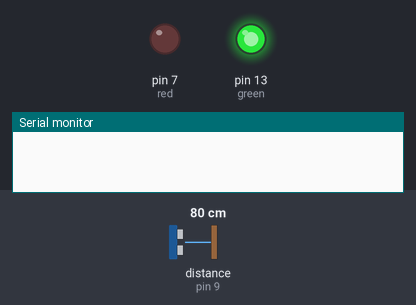
A sketch run on a simulated Arduino Uno, built with avr-gcc and run on an emulated ATmega328P. Parts: output pins drawn as LEDs (lit = HIGH), the last lines printed to the serial monitor. Wiring (inferred from the names in the program): ultrasonic range finder: trigger pin 10; echo pin 9. The test bench sets the inputs (shaded band); at power-on: distance to the obstacle (sensor on pin 9) 80 cm. The echo pulse lasts 58.3 µs per cm; random numbers use the default seed unless the sketch sets one; pins used as bus, display or sensor lines are not drawn.

Above: at 0.1 s.
At 39.0 s:
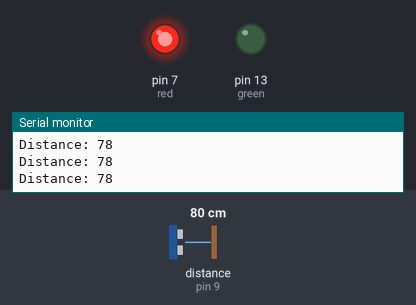
Timing chart, 0 to 40.0 s (numbered marks = the images above):
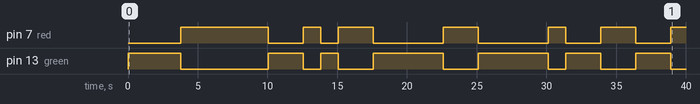

Measured:
- by itself, pin 7 (red): LOW → HIGH at 3.8 s, → LOW 6.3 s later, → HIGH 2.5 s later, → LOW 1.3 s later, … (13 changes in this stretch)
- by itself, pin 13 (green): LOW → HIGH at 0.00 s, → LOW 3.8 s later, → HIGH 6.3 s later, → LOW 2.5 s later, … (14 changes in this stretch)

The sketch:

Ultrasonic_Sensor.ino
```cpp
// defines pins numbers
const int trigPin = 10;
const int echoPin = 9;
int green = 13;
int red = 7;

// defines variables
long duration;
int distance;
long randNumber;

void setup() {
  pinMode(trigPin, OUTPUT); // Sets the trigPin as an Output
  pinMode(echoPin, INPUT); // Sets the echoPin as an Input
  pinMode(green, OUTPUT);
  pinMode(red, OUTPUT);
  Serial.begin(9600); // Starts the serial communication
}

void loop() {
  randNumber = random(2);
  if(randNumber == 0){
    digitalWrite(red, HIGH);
  }else{
    digitalWrite(green, HIGH);
  }
  sensor();
  delay(250);
  digitalWrite(red, LOW);
  digitalWrite(green, LOW);
}

void sensor(){
  // Clears the trigPin
  digitalWrite(trigPin, LOW);
  delayMicroseconds(2);

  // Sets the trigPin on HIGH state for 10 micro seconds
  digitalWrite(trigPin, HIGH);
  delayMicroseconds(10);
  digitalWrite(trigPin, LOW);

  // Reads the echoPin, returns the sound wave travel time in microseconds
  duration = pulseIn(echoPin, HIGH);

  // Calculating the distance
  distance= duration*0.034/2;
  delay(1000);
  // Prints the distance on the Serial Monitor
  Serial.print("Distance: ");
  Serial.println(distance);
}
```
